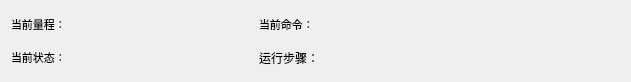
    <widget class="QWidget" name="layoutWidget">
     <property name="geometry">
      <rect>
       <x>10</x>
       <y>280</y>
       <width>631</width>
       <height>82</height>
      </rect>
     </property>
     <layout class="QGridLayout" name="gridLayout_5">
      <item row="0" column="0">
       <widget class="QLabel" name="label_4">
        <property name="styleSheet">
         <string notr="true">background: transparent;
font: 8pt ;</string>
        </property>
        <property name="text">
         <string>当前量程：</string>
        </property>
       </widget>
      </item>
      <item row="0" column="1">
       <widget class="QLabel" name="label_69">
        <property name="styleSheet">
         <string notr="true">background: transparent;
color: rgb(239, 41, 41);
font: 8pt ;</string>
        </property>
        <property name="text">
         <string/>
        </property>
       </widget>
      </item>
      <item row="0" column="2">
       <widget class="QLabel" name="label_5">
        <property name="styleSheet">
         <string notr="true">background: transparent;
font: 8pt ;</string>
        </property>
        <property name="text">
         <string>当前命令：</string>
        </property>
       </widget>
      </item>
      <item row="0" column="3" colspan="2">
       <widget class="QLabel" name="label_70">
        <property name="styleSheet">
         <string notr="true">background: transparent;
color: rgb(239, 41, 41);
font: 8pt ;</string>
        </property>
        <property name="text">
         <string/>
        </property>
       </widget>
      </item>
      <item row="1" column="2">
       <widget class="QLabel" name="label_7">
        <property name="styleSheet">
         <string notr="true">background: transparent;
font: 10pt &quot;Ubuntu&quot;;</string>
        </property>
        <property name="text">
         <string>运行步骤：</string>
        </property>
       </widget>
      </item>
      <item row="1" column="0">
       <widget class="QLabel" name="label_6">
        <property name="styleSheet">
         <string notr="true">background: transparent;
font: 8pt ;</string>
        </property>
        <property name="text">
         <string>当前状态：</string>
        </property>
       </widget>
      </item>
      <item row="1" column="1">
       <widget class="QLabel" name="label_71">
        <property name="styleSheet">
         <string notr="true">background: transparent;
color: rgb(239, 41, 41);
font: 8pt ;</string>
        </property>
        <property name="text">
         <string/>
        </property>
       </widget>
      </item>
      <item row="1" column="3" colspan="2">
       <widget class="QLabel" name="label_72">
        <property name="styleSheet">
         <string notr="true">background: transparent;
color: rgb(239, 41, 41);
font: 8pt ;</string>
        </property>
        <property name="text">
         <string/>
        </property>
       </widget>
      </item>
     </layout>
    </widget>
